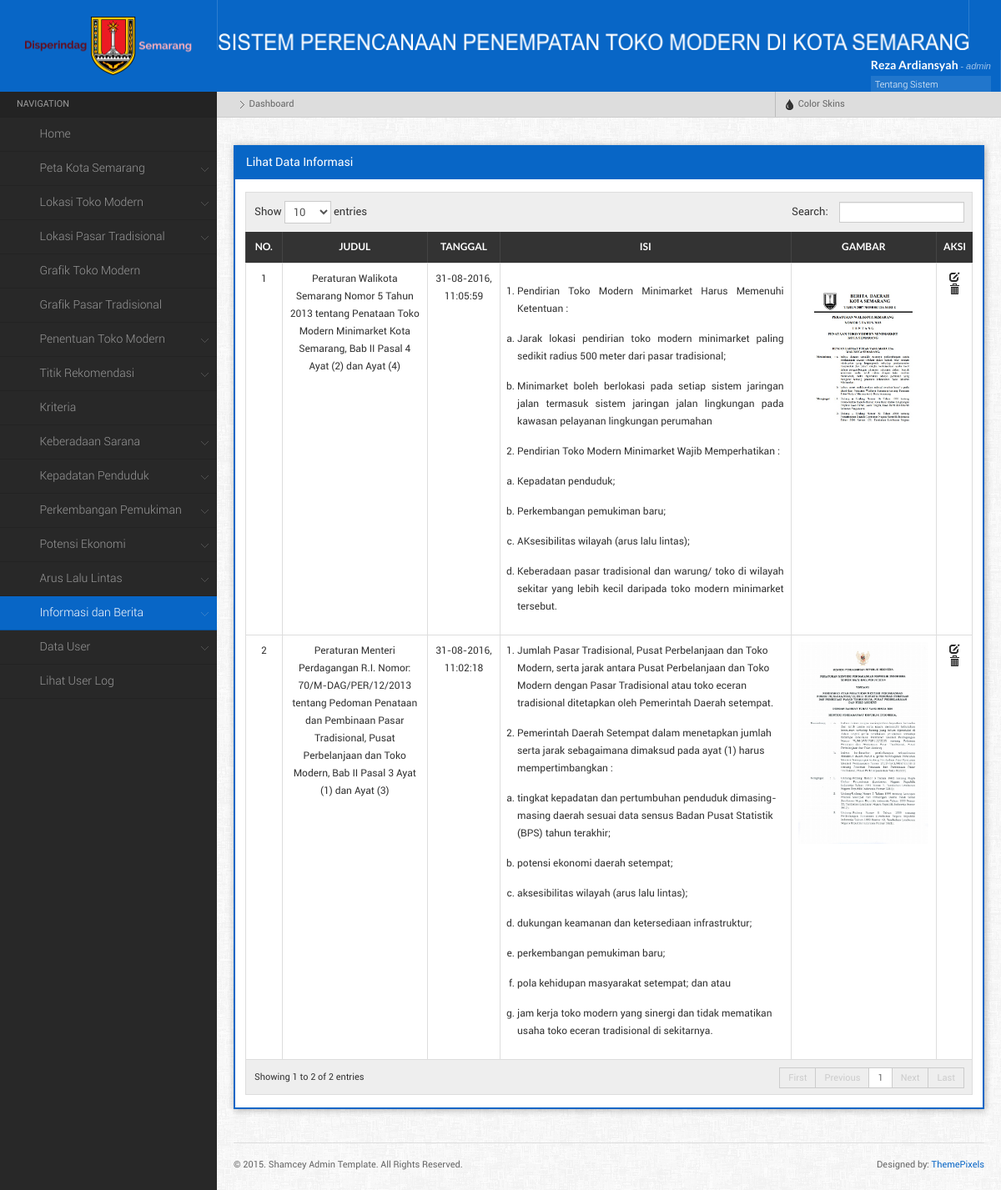
Page /main.php?menu=lihatInfo (signed in) on the earlier database version.
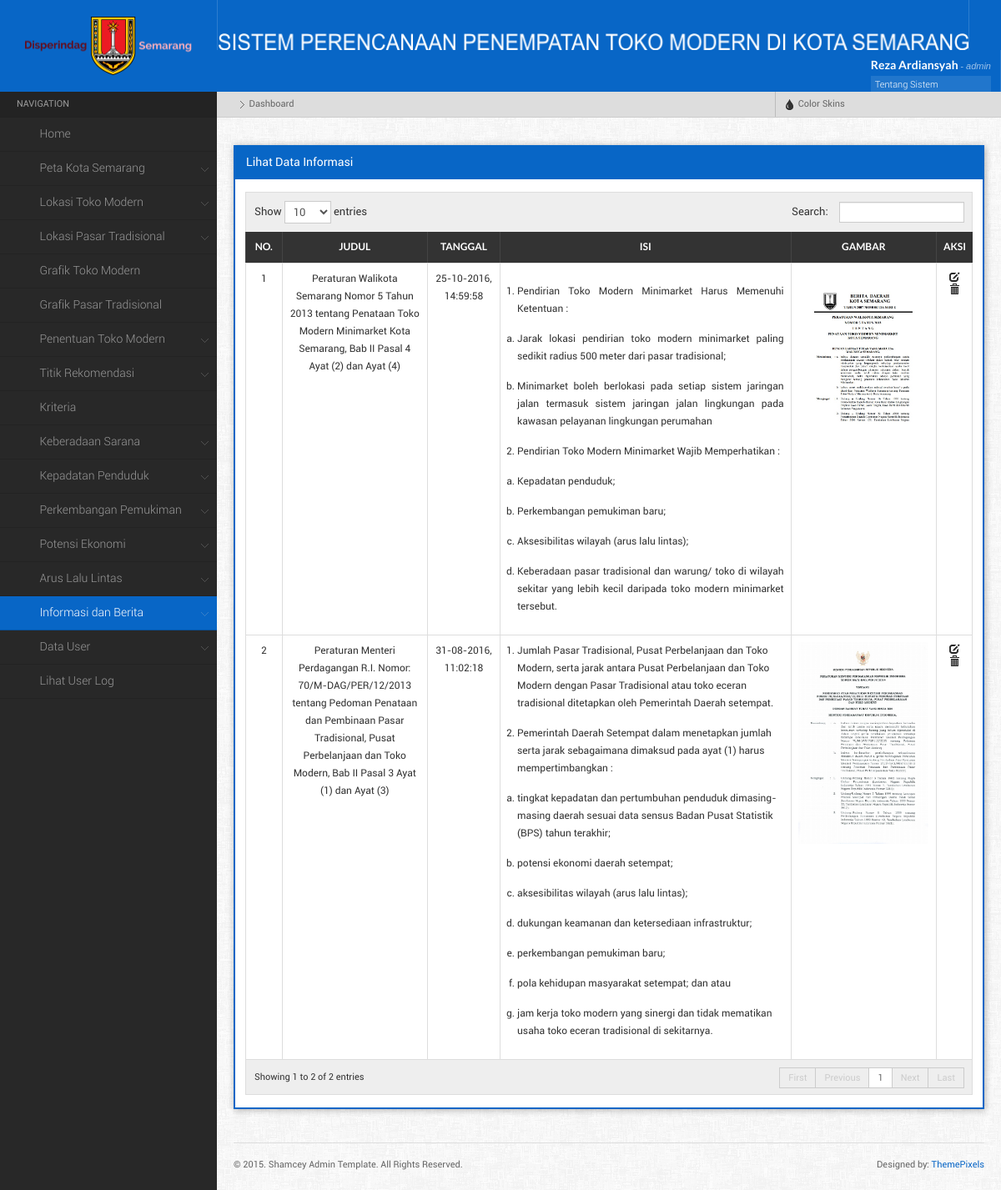
Same page on the later database version.
### tables this page shows
CREATE TABLE `info` (
  `id_info` int(11) NOT NULL,
  `id_user` int(11) NOT NULL,
  `judul` varchar(200) NOT NULL,
  `isi` text NOT NULL,
  `tanggal` timestamp NOT NULL DEFAULT CURRENT_TIMESTAMP ON UPDATE CURRENT_TIMESTAMP,
  `gambar` varchar(100) NOT NULL
);

### component/lihat_info.php (the view, shortened to what this page needs)
<?php
	$query =mysql_query("SELECT * FROM info ORDER BY tanggal DESC") or die (mysql_error());
    echo" <div class=\"widget\">
			<h4 class=\"widgettitle\">Lihat Data Informasi</h4>
			<div class=\"widgetcontent\">
			<table id=\"dyntable\" class=\"table table-bordered responsive\">
                <thead>
                    <tr>
                        <th></th>
                        <th><center>No.</th>
						<th><center>Judul</th>
						<th><center>Tanggal</th>
                        <th><center>Isi</th>
                        <th><center>Gambar</th>
						<th><center>Aksi</th>
                    </tr>
                </thead>
				<tbody>";
				$no = 1;
				while($pecah = mysql_fetch_array($query)){
				$date = date('d-m-Y, H:i:s', strtotime($pecah['tanggal']));
					echo "<tr class=\" \">
						<td></td>
						<td style='width:5%;'><center>$no</td>
						<td style='width:20%;'><center>$pecah[judul]</td>
						<td style='width:10%;'><center>$date</td>
						<td style='width:40%; padding-left: 20px;'><justify>$pecah[isi]</td>
						<td style='width:20%;'><center><img width='200px' src='component/upload/$pecah[gambar]'></td>
						<td class=\"center\" style=\"width: 60px;\">
							<a href= \"main.php?menu=editInfo&id_info=$pecah[id_info]\" title=\"Edit\"><i  class=\"icon-edit\"></i></a>
							<a href=\"main.php?menu=hapusInfo&id_info=$pecah[id_info]\" title=\"Hapus\" onClick=\"return confirm('Apakah Anda yakin ingin menghapus data ini?')\" class=\"icon-trash\"><i></i></a>
						</td>";
					echo "</td>
					</tr>";
				$no++;
				};
				echo "</tbody>
			</table>
		 </div>
		 </div>
	";
?>

Differences in the rows shown:
changed info: tanggal "31-08-2016, 11:05:59" → "25-10-2016, 14:59:58"; isi "…penduduk; Perkembangan pemukiman baru; AKsesibilitas wilayah (arus lalu lintas);…" → "…penduduk; Perkembangan pemukiman baru; Aksesibilitas wilayah (arus lalu lintas);…"
